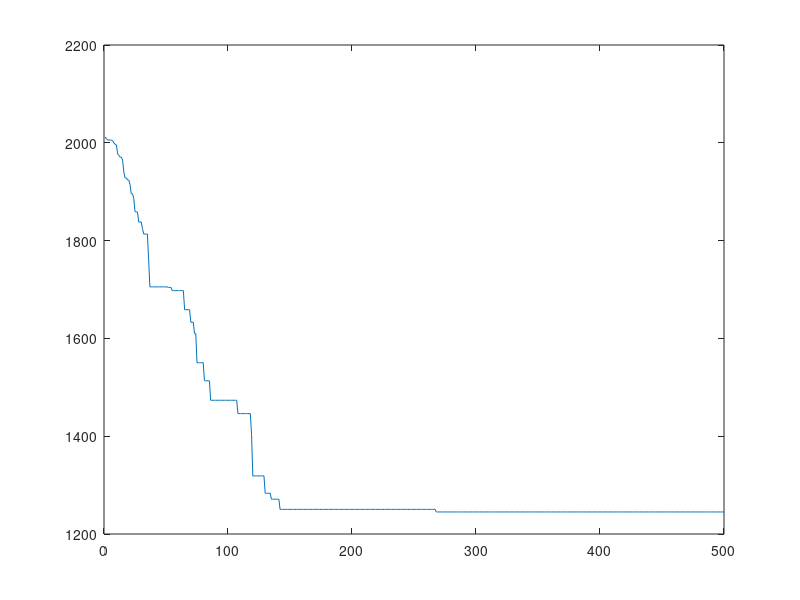

Recreate this plot in MATLAB.
function [ ] = aufgabe8( )
%AUFGABE8 Clusterung mittels dem Austauschverfahren
    
    k=3; % geht aktuell nur mit k = 3, wegen function "init"
    n_min = 1;
    t_max = 500;
    dVarPlot = zeros(t_max,1);
    
    Data = load('80X.txt');
    C = init(Data);
    for t=1:t_max
        % Fuer Plot: D_var speichern
        dVarPlot(t) = fqsk(C);
    
        % Waehle zufaelligen Punkt aus
        [x,p,z] = zufaelligerPunkt(C, k);
        % Ist die Partition beinahe leer, waehle den naechsten Punkt
        if (size(C{p},1) <= n_min)
            min = size(C{p},1)
            continue;
        end
        % Transportiere Punkt, wenn sinnvoll
        for j=1:k
            if (j == p) % Punkt schon in Partition enthalten
                continue;
            end
            % Aktuelles Fehlerquaradtsummenkriterium errechnen
            D_var_cur = fqsk(C);
            
            % Versuchsweise Punkt x transportieren
            % Backup erzeugen
            C_p = C{p};
            C_j = C{j};
            % x von Partition p entfernen
            C{p}(z,:) = [];
            % x zu Partition j hinzufuegen
            C{j} = cat(1,C{j},x);
            
            % Neues Fehlerquaradtsummenkriterium errechnen
            D_var_new = fqsk(C);
            
            % Wenn D_var_new <= D_var_cur, dann belasse C so und passe
            % Zeilen- und Partitionszahl an
            if (D_var_new <= D_var_cur)
                p = j;
                z = size(C{j},1); % unterste Zeile
            else
                % Punkt zurueck transportieren
                C{p} = C_p;
                C{j} = C_j;
            end
        end
    end
    
    % plot 
    plot(dVarPlot)
end

% Partitionen zufaellig initialisieren
function C = init(Data)
    C1 = zeros(0,length(Data(1,:)));
    C2 = zeros(0,length(Data(1,:)));
    C3 = zeros(0,length(Data(1,:)));
    r = randi(3,1,length(Data(:,1)));
    for i=1:length(Data(:,1))
        switch r(i)
            case 1 
                C1 = [C1;Data(i,:)];
            case 2 
                C2 = [C2;Data(i,:)];
            otherwise
                C3 = [C3;Data(i,:)];
        end            
    end
    C = {C1,C2,C3};
end

% zufaelliger Punkt auswaehlen
% return: x = Punkt, p = Zahl der Partition, z = Zahl der Zeile in p
function [x,p,z] = zufaelligerPunkt(C, k)
    % Zufallszahl
    anzahl = 0;
    for i=1:k
        anzahl = anzahl + size(C{i},1);
    end
    r = randi(anzahl,1,1);
    
    % Punkt der Zufallszahl
    x = zeros(1,size(C{1},2));
    for i=1:k
        if (r <= size(C{i},1))
            c = C{i};
            x = c(r,:); % Punkt
            p = i; % Partition
            z = r; % Zeile
            break;
        else
            r = r - size(C{i},1);
        end
    end
end

function D = fqsk(C)
    D = 0;
    for j=1:length(C)
        c_j=schwerpunkt(C{j});
        for m=1:length(C{j}(:,1))
            for i=1:length(C{j}(1,:))
                D = D + (C{j}(m,i) - c_j(i))^2;
            end
        end
    end
end

function c_j = schwerpunkt(C_j)
    c_j = zeros(length(C_j(1,:)),1);
    for i=1:length(C_j(1,:))
        for m=1:length(C_j(:,1))        
            c_j(i) = c_j(i) + C_j(m,i);
        end
        c_j(i) = c_j(i) / length(C_j(:,1));
    end
end